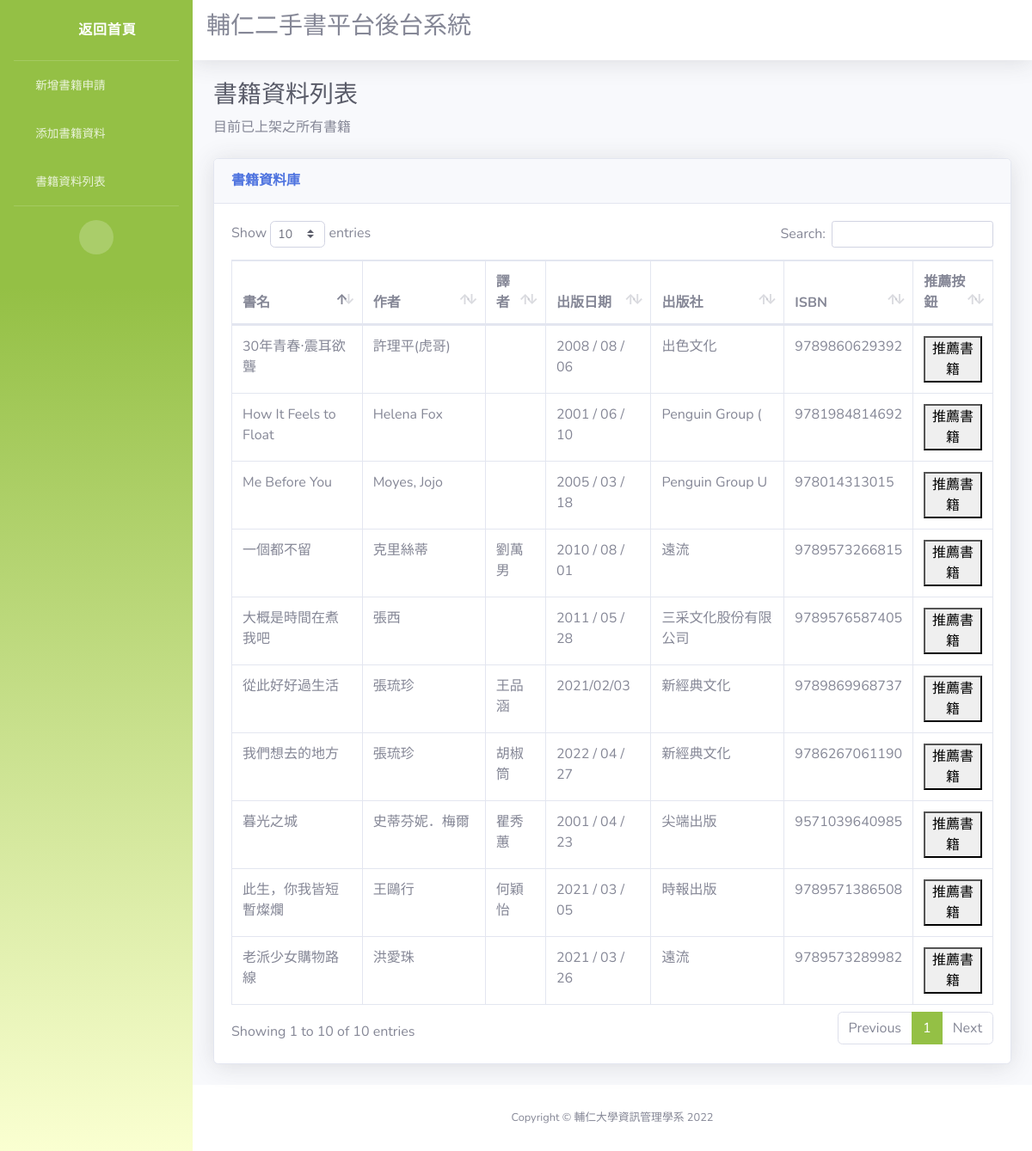
Page /admin_page/admin_page/bookdata.php on the committed database.
### tables this page shows
CREATE TABLE `book_data` (
  `bk_ID` int(18) NOT NULL,
  `bk_ISBN` varchar(500) DEFAULT NULL,
  `name` varchar(30) NOT NULL,
  `bk_author` varchar(30) NOT NULL,
  `bk_trans` varchar(30) DEFAULT NULL,
  `bk_intro` varchar(500) DEFAULT NULL,
  `bk_public` varchar(15) NOT NULL,
  `bk_publicdate` varchar(500) NOT NULL,
  `bk_type` varchar(50) NOT NULL,
  `bk_img` varchar(500) NOT NULL,
  `bk_adddate` date DEFAULT NULL,
  `apply_date` date NOT NULL,
  `apply_status` varchar(500) NOT NULL,
  `apply_applicant` varchar(500) NOT NULL,
  `bk_img_blob` varchar(500) NOT NULL
);

### admin_page/admin_page/bookdata.php (the view, shortened to what this page needs)
<!DOCTYPE html>
<html lang="en">
<head>
    <link href="vendor/fontawesome-free/css/all.min.css" rel="stylesheet" type="text/css">
    <link href="css/sb-admin-2.min.css" rel="stylesheet">
    <link href="vendor/datatables/dataTables.bootstrap4.min.css" rel="stylesheet">
</head>
<body id="page-top">
    <div id="wrapper">
        <ul class="navbar-nav bg-gradient-primary sidebar sidebar-dark accordion" id="accordionSidebar">
            <a class="sidebar-brand d-flex align-items-center justify-content-center" href="charts.php">
                <div class="sidebar-brand-icon rotate-n-15">
                    <i class="fas fa-laugh-wink"></i>
                </div>
                <div class="sidebar-brand-text mx-3">返回首頁</div>
            </a>
            <hr class="sidebar-divider my-0">
            <li class="nav-item">
                <a class="nav-link" href="addbookapply.php">
                    <i class="fas fa-fw fa-table"></i>
                    <span>新增書籍申請</span></a>
            </li>
            <li class="nav-item">
                <a class="nav-link" href="javascript:window.open('bookdatafrom.php','winname','directories=no,titlebar=no,toolbar=no,location=no,status=no,menubar=no,scrollbars=no,resizable=no,width=800,height=700');">
                    <i class="fas fa-fw fa-table"></i>
                    <span>添加書籍資料</span></a>
            </li>
            <li class="nav-item">
                <a class="nav-link" href="bookdata.php">
                    <i class="fas fa-fw fa-table"></i>
                    <span>書籍資料列表</span></a>
            </li>
            <hr class="sidebar-divider d-none d-md-block">
            <div class="text-center d-none d-md-inline">
                <button class="rounded-circle border-0" id="sidebarToggle"></button>
            </div>
        </ul>
        <div id="content-wrapper" class="d-flex flex-column">
            <div id="content">
                                <nav class="navbar navbar-expand navbar-light bg-white topbar mb-4 static-top shadow">
<form class="form-inline">
    <div>
    <h3>輔仁二手書平台後台系統</h3></div>
</form>
</nav>
                <div class="container-fluid">
                    <h1 class="h3 mb-2 text-gray-800">書籍資料列表</h1>
                    <p class="mb-4">目前已上架之所有書籍</p>
                    <div class="card shadow mb-4">
                        <div class="card-header py-3">
                            <h6 class="m-0 font-weight-bold text-primary">書籍資料庫</h6>
                        </div>
                        <div class="card-body">
                            <div class="table-responsive">
                                <table class="table table-bordered" id="dataTable" width="100%" cellspacing="0">
                                    <thead>
                                        <tr>
                                            <th>書名</th>
                                            <th width="100px">作者</th>
                                            <th>譯者</th>
                                            <th>出版日期</th>
                                            <th>出版社</th>
                                            <th>ISBN</th>
                                            <th>推薦按鈕</th>
                                        </tr>
                                    </thead>
                                    <tbody>
                                    <?php
                                        $host = "localhost";
                                        $dbuser = "root";
                                        $dbpassword = "12345678";
                                        $dbname = "book";
                                        $link = mysqli_connect($host, $dbuser, $dbpassword, $dbname);
                                        if($link){
                                            $allData = "SELECT * FROM book_data WHERE apply_status =1 ";
                                            $result = mysqli_query($link, $allData);
                                            while($row=mysqli_fetch_assoc($result)){
                                                echo "<tr>";
                                                echo "<td>".$row['name']."</td>";
                                                echo "<td>".$row['bk_author']."</td>";
                                                echo "<td>".$row['bk_trans']."</td>";
                                                echo "<td>".$row['bk_publicdate']."</td>";
                                                echo "<td>".$row['bk_public']."</td>";
                                                echo "<td>".$row['bk_ISBN']."</td>";
                                                echo '<td><button onclick="recommend(';
                                                echo "'".$row["bk_ISBN"]."',";
                                                echo "'".$row["name"]."',";
                                                echo "'".$row["bk_img"]."')";
                                                echo '">推薦書籍</button></td>';
                                                echo "</tr>";
                                            }
                                        }
                                        else{
                                            echo "error</br>".mysqli_connect_error();
                                        }
                                    ?>
                                    </tbody>
                                </table>
                            </div>
                        </div>
                    </div>
                </div>
            </div>
            <footer class="sticky-footer bg-white">
                <div class="container my-auto">
                    <div class="copyright text-center my-auto">
                        <span>Copyright &copy; 輔仁大學資訊管理學系 2022</span>
                    </div>
                </div>
            </footer>
        </div>
    </div>
</body>
</html>

### rows in the picture
book_data: name "從此好好過生活", bk_author "張琉珍", bk_trans "王品涵", bk_publicdate "2021/02/03", bk_public "新經典文化", bk_ISBN "9789869968737"
book_data: name "老派少女購物路線", bk_author "洪愛珠", bk_publicdate "2021 / 03 / 26", bk_public "遠流", bk_ISBN "9789573289982"
book_data: name "暮光之城", bk_author "史蒂芬妮．梅爾", bk_trans "瞿秀蕙", bk_publicdate "2001 / 04 / 23", bk_public "尖端出版", bk_ISBN "9571039640985"
book_data: name "Me Before You", bk_author "Moyes, Jojo", bk_publicdate "2005 / 03 / 18", bk_public "Penguin Group U", bk_ISBN "978014313015"
book_data: name "30年青春‧震耳欲聾", bk_author "許理平(虎哥)", bk_publicdate "2008 / 08 / 06", bk_public "出色文化", bk_ISBN "9789860629392"
book_data: name "大概是時間在煮我吧", bk_author "張西", bk_publicdate "2011 / 05 / 28", bk_public "三采文化股份有限公司", bk_ISBN "9789576587405"
book_data: name "How It Feels to Float", bk_author "Helena Fox", bk_publicdate "2001 / 06 / 10", bk_public "Penguin Group (", bk_ISBN "9781984814692"
book_data: name "此生，你我皆短暫燦爛", bk_author "王鷗行", bk_trans "何穎怡", bk_publicdate "2021 / 03 / 05", bk_public "時報出版", bk_ISBN "9789571386508"
book_data: name "一個都不留", bk_author "克里絲蒂", bk_trans "劉萬男", bk_publicdate "2010 / 08 / 01", bk_public "遠流", bk_ISBN "9789573266815"
book_data: name "我們想去的地方", bk_author "張琉珍", bk_trans "胡椒筒", bk_publicdate "2022 / 04 / 27", bk_public "新經典文化", bk_ISBN "9786267061190"
